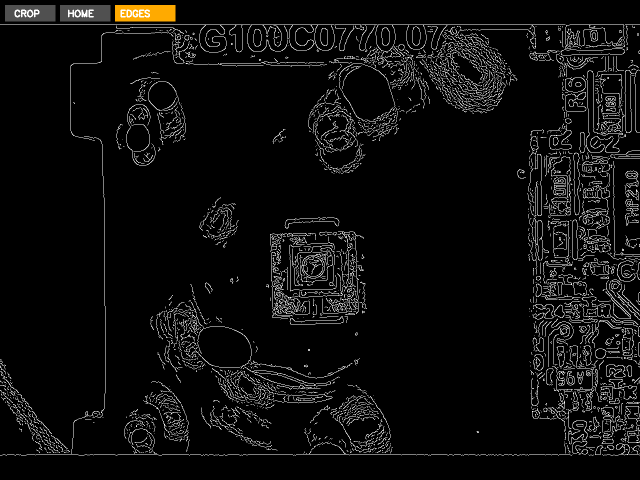
#> input picture Camera/CALIBRATION CAMERA/ids_specific_camera_shots/frame_20260311_141440.png, 1280 x 960 px, given in place of video, which was not available (shown at 1/2 size)
$ jupyter execute --allow-errors python_camera_api.ipynb   (text cells are left out)
#> lines starting #> are read from the running program, lines starting #| are printed output that depends on the picture; after the words box and inside, x2 and y2 are one past the last pixel; in counts of white or black regions, pixels touching at a corner belong together; pictures that were not available may be replaced by others from this repository, and a replacement may not be noted
[cell 1]
# Purpose: Single IDS specific camera calibration GUI cell (includes GENICAM setup and optional edge mode).
import os
import glob
import json
from collections import deque
from datetime import datetime

import cv2
import numpy as np
from ids_peak import ids_peak
from ids_peak_ipl import ids_peak_ipl

# Purpose: Configure GENICAM_GENTL64_PATH so IDS Peak finds CTI files.
PEAK_CTI_HINT = None  # Example: r"C:\\Program Files\\IDS\\ids_peak\\generic_sdk\\api\\bin\\x86_64"
def _ensure_gentl_path():
    existing = os.environ.get("GENICAM_GENTL64_PATH", "")
    if existing:
        existing_paths = [p for p in existing.split(";") if p]
        if any(os.path.isdir(p) and glob.glob(os.path.join(p, "*.cti")) for p in existing_paths):
            return

    found = []
    if PEAK_CTI_HINT and os.path.isdir(PEAK_CTI_HINT) and glob.glob(os.path.join(PEAK_CTI_HINT, "*.cti")):
        found.append(PEAK_CTI_HINT)

    candidates = [r"C:\\Program Files\\IDS\\ids_peak", r"C:\\Program Files\\IDS"]
    for root in candidates:
        if not os.path.isdir(root):
            continue
        for d in glob.glob(os.path.join(root, "**"), recursive=True):
            if os.path.isdir(d) and glob.glob(os.path.join(d, "*.cti")):
                found.append(d)

    if not found:
        raise RuntimeError("GENICAM_GENTL64_PATH not found. Set it to a valid IDS CTI directory.")

    uniq = []
    seen = set()
    for d in found:
        if d not in seen:
            seen.add(d)
            uniq.append(d)
    os.environ["GENICAM_GENTL64_PATH"] = ";".join(uniq)

#> (the rest of this cell did not finish here and is left out)

[cell 2]
import cv2
import numpy as np
import json
import os
from collections import deque
from datetime import datetime

# Set your IP camera stream URL here (path may be /video, /stream, or / depending on camera)
IP_CAMERA_URL = "http://10.0.0.61:8080/video"

# All saved data goes here: calibration JSON + screenshots
SAVE_DIR = r"C:\Users\thaim\Downloads\ip-camera-radius"
IMAGES_DIR = os.path.join(SAVE_DIR, "images")
os.makedirs(SAVE_DIR, exist_ok=True)
os.makedirs(IMAGES_DIR, exist_ok=True)
CALIBRATION_PATH = os.path.join(SAVE_DIR, "calibration_mark.json")
# --- Shared state and callbacks (so this cell works even if you don't run the IDS camera cell above) ---
if 'mouse_callback' not in dir():
    circle_state = {
        "center": None, "radius": 30, "dragging": False, "pixel_per_meter": None,
        "show_measurements": False, "ref_center": None, "ref_radius": 100, "ref_dragging": False
    }
    camera_controls = {"brightness": 100, "exposure": 5000, "analog_gain": 0, "digital_gain": 10}
    status_messages = deque(maxlen=5)
    def add_status_message(msg):
        status_messages.append(msg)
        print(msg)
    def nothing(*args, **kwargs):
        pass
    # [65 lines left out: functions mouse_callback, save_calibration, load_calibration, calculate_pixel_per_meter, save_calibration, not called in this run]
def load_calibration(filename=None):
    filename = filename or CALIBRATION_PATH
    if os.path.exists(filename):
        with open(filename, 'r') as f:
#> (reads Camera/CALIBRATION CAMERA/calibration_mark.json from the repository)
#> in run_live_ip_camera, frame is the input picture: shape (960, 1280, 3); mean B, G, R 13.1, 13.6, 13.8
            data = json.load(f)
        circle_state["center"] = tuple(data["center"]) if data.get("center") else None
        circle_state["radius"] = data.get("radius", 30)
        circle_state["pixel_per_meter"] = data.get("pixel_per_meter")
        circle_state["ref_center"] = tuple(data["ref_center"]) if data.get("ref_center") else None
        circle_state["ref_radius"] = data.get("ref_radius", 100)
        add_status_message(f"Calibration loaded from {filename}")

def resize_keep_aspect_ratio(frame, target_size=(1280, 960)):
    """Resize frame to fit inside target_size while preserving aspect ratio (no stretching). Letterboxes with black bars."""
#> called with target_size = (1280, 960)
    h, w = frame.shape[:2]
#> h = 960; w = 1280
    tw, th = target_size
    scale = min(tw / w, th / h)
#> scale = 1
    new_w, new_h = int(round(w * scale)), int(round(h * scale))
#> new_w = 1280; new_h = 960
    resized = cv2.resize(frame, (new_w, new_h), interpolation=cv2.INTER_LINEAR)
    canvas = np.zeros((th, tw, 3), dtype=np.uint8)
    canvas[:] = 0
    x_off = (tw - new_w) // 2
#> x_off = 0
    y_off = (th - new_h) // 2
#> y_off = 0
    canvas[y_off : y_off + new_h, x_off : x_off + new_w] = resized
    return canvas


def run_live_ip_camera(stream_url: str):
    """Run the same calibration GUI using an IP/USB camera via OpenCV VideoCapture.

    Example URLs:
      - RTSP:  "rtsp://user:pass@IP:554/stream"
      - HTTP/MJPEG: "http://IP:8080/video" (depends on camera)
    """
    cap = cv2.VideoCapture(stream_url)
    if not cap.isOpened():
        add_status_message(f"Failed to open camera stream: {stream_url}")
        return

    window_name = "IP Camera - Calibration & Control"
    cv2.namedWindow(window_name)
    cv2.setMouseCallback(window_name, mouse_callback)

    camera_window = "Camera Controls (IP)"
    calib_window = "Calibration Settings (IP)"
    cv2.namedWindow(camera_window)
    cv2.namedWindow(calib_window)

    cv2.resizeWindow(camera_window, 500, 250)
    cv2.resizeWindow(calib_window, 500, 350)

    cv2.moveWindow(window_name, 0, 0)
    cv2.moveWindow(camera_window, 1300, 0)
    cv2.moveWindow(calib_window, 1300, 250)

    # Camera Controls Window (software-applied)
    cv2.createTrackbar("Brightness", camera_window, camera_controls.get("brightness", 100), 2000, nothing)
    cv2.createTrackbar("Exposure", camera_window, camera_controls.get("exposure", 5000), 50000, nothing)
    cv2.createTrackbar("Analog Gain", camera_window, camera_controls.get("analog_gain", 0), 24, nothing)
    cv2.createTrackbar("Digital Gain x10", camera_window, camera_controls.get("digital_gain", 10), 80, nothing)

    # Calibration Settings Window
    cv2.createTrackbar("Radius", calib_window, circle_state.get("radius", 30), 200, nothing)
    cv2.createTrackbar("Ref Radius", calib_window, circle_state.get("ref_radius", 100), 500, nothing)
    cv2.createTrackbar("Measure", calib_window, 0, 1, nothing)
    cv2.createTrackbar("Notes", calib_window, 1, 1, nothing)
    cv2.createTrackbar("Sensor W mm", calib_window, 0, 50, nothing)
    cv2.createTrackbar("Focal mm", calib_window, 0, 200, nothing)
    cv2.createTrackbar("Dist cm", calib_window, 100, 500, nothing)
    cv2.createTrackbar("Width px", calib_window, 1280, 5000, nothing)

    add_status_message("IP camera stream opened.")
    add_status_message("GUI: Camera Controls & Calibration Settings (IP)")
    add_status_message("Left-click: mark/drag circle | Right-click: clear")
    add_status_message("Keyboard: S-save | L-load | Q-quit")

    load_calibration()
    cv2.setTrackbarPos("Radius", calib_window, circle_state["radius"])
    cv2.setTrackbarPos("Ref Radius", calib_window, circle_state["ref_radius"])

    try:
        while True:
            ret, frame = cap.read()
            if not ret:
                add_status_message("No frame from IP camera (stream ended?)")
                break

            # Resize preserving aspect ratio (no stretching); letterbox to 1280x960
            img_array = resize_keep_aspect_ratio(frame, (1280, 960))
            img_height, img_width = img_array.shape[:2]
#> img_height = 960; img_width = 1280

            # Read trackbar values
            brightness = cv2.getTrackbarPos("Brightness", camera_window)
            exposure = cv2.getTrackbarPos("Exposure", camera_window)
            analog_gain = cv2.getTrackbarPos("Analog Gain", camera_window)
            digital_gain_x10 = cv2.getTrackbarPos("Digital Gain x10", camera_window)
            circle_state["radius"] = cv2.getTrackbarPos("Radius", calib_window)
            circle_state["ref_radius"] = cv2.getTrackbarPos("Ref Radius", calib_window)
            show_measure = cv2.getTrackbarPos("Measure", calib_window)
            show_notes = cv2.getTrackbarPos("Notes", calib_window)

            sensor_w = cv2.getTrackbarPos("Sensor W mm", calib_window)
            focal_len = cv2.getTrackbarPos("Focal mm", calib_window)
            distance_cm = cv2.getTrackbarPos("Dist cm", calib_window)
            cam_width_px = cv2.getTrackbarPos("Width px", calib_window)

            if sensor_w > 0 and focal_len > 0 and distance_cm > 0 and cam_width_px > 0:
                distance_m = distance_cm / 100.0
                circle_state["pixel_per_meter"] = calculate_pixel_per_meter(
                    sensor_w, cam_width_px, focal_len, distance_m
                )
            else:
                circle_state["pixel_per_meter"] = None

            # Apply software brightness / gain (simple model)
            alpha = max(0.1, digital_gain_x10 / 10.0)  # contrast (gain)
            beta = brightness - 100                     # brightness offset
            img_array = cv2.convertScaleAbs(img_array, alpha=alpha, beta=beta)

            # --- Drawing overlays: reference circle, main circle, measurements, notes ---
            # (Same as in run_live_camera, but operating on img_array only)
            if circle_state["ref_center"] is not None:
                ref_color = (255, 255, 0) if circle_state["ref_dragging"] else (255, 165, 0)
                cv2.circle(img_array, circle_state["ref_center"], circle_state["ref_radius"], ref_color, 2)
#> img_array: shape (960, 1280, 3); 0.04% of pixels changed, all inside (x1, y1, x2, y2) = (688, 579, 743, 634)
                cv2.circle(img_array, circle_state["ref_center"], 5, (255, 0, 0), -1)
#> img_array: shape (960, 1280, 3); mean B, G, R 13.2, 13.7, 13.8
                cv2.line(img_array, (circle_state["ref_center"][0] - circle_state["ref_radius"] - 10, circle_state["ref_center"][1]),
                         (circle_state["ref_center"][0] + circle_state["ref_radius"] + 10, circle_state["ref_center"][1]), ref_color, 1)
#> img_array: shape (960, 1280, 3); mean B, G, R 13.2, 13.7, 13.8
                cv2.line(img_array, (circle_state["ref_center"][0], circle_state["ref_center"][1] - circle_state["ref_radius"] - 10),
                         (circle_state["ref_center"][0], circle_state["ref_center"][1] + circle_state["ref_radius"] + 10), ref_color, 1)
#> img_array: shape (960, 1280, 3); mean B, G, R 13.2, 13.7, 13.8

            if circle_state["center"] is not None:
                color = (0, 255, 255) if circle_state["dragging"] else (0, 255, 0)
                cv2.circle(img_array, circle_state["center"], circle_state["radius"], color, 2)
                cv2.circle(img_array, circle_state["center"], 3, (0, 0, 255), -1)
#> img_array: shape (960, 1280, 3); mean B, G, R 13.2, 13.8, 13.8
                cv2.line(img_array, (circle_state["center"][0] - circle_state["radius"] - 10, circle_state["center"][1]),
                         (circle_state["center"][0] + circle_state["radius"] + 10, circle_state["center"][1]), (0, 255, 0), 1)
#> img_array: shape (960, 1280, 3); mean B, G, R 13.2, 13.8, 13.8
                cv2.line(img_array, (circle_state["center"][0], circle_state["center"][1] - circle_state["radius"] - 10),
                         (circle_state["center"][0], circle_state["center"][1] + circle_state["radius"] + 10), (0, 255, 0), 1)
#> img_array: shape (960, 1280, 3); mean B, G, R 13.2, 13.8, 13.8

                if circle_state["ref_center"] is not None:
                    dx = circle_state["center"][0] - circle_state["ref_center"][0]
                    dy = circle_state["center"][1] - circle_state["ref_center"][1]
                    distance = np.sqrt(dx**2 + dy**2)
                    cv2.line(img_array, circle_state["center"], circle_state["ref_center"], (255, 255, 255), 1)
#> img_array: shape (960, 1280, 3); mean B, G, R 13.2, 13.8, 13.8
                    offset_text = f"Center Offset: {distance:.1f}px (X:{dx:.1f}, Y:{dy:.1f})"
                    cv2.rectangle(img_array, (10, 80), (450, 110), (0, 0, 0), -1)
                    cv2.putText(img_array, offset_text, (15, 100), cv2.FONT_HERSHEY_SIMPLEX, 0.5, (255, 255, 0), 2)

                if show_measure == 1:
                    radius_px = circle_state["radius"]
                    diameter_px = radius_px * 2
                    if circle_state["pixel_per_meter"] is not None:
                        radius_m = radius_px / circle_state["pixel_per_meter"]
                        diameter_m = diameter_px / circle_state["pixel_per_meter"]
                        text1 = f"Radius: {radius_px}px ({radius_m*1000:.2f}mm)"
                        text2 = f"Diameter: {diameter_px}px ({diameter_m*1000:.2f}mm)"
                    else:
                        text1 = f"Radius: {radius_px}px"
                        text2 = f"Diameter: {diameter_px}px"
                    cv2.rectangle(img_array, (10, 10), (450, 70), (0, 0, 0), -1)
                    cv2.putText(img_array, text1, (15, 30), cv2.FONT_HERSHEY_SIMPLEX, 0.6, (0, 255, 0), 2)
                    cv2.putText(img_array, text2, (15, 55), cv2.FONT_HERSHEY_SIMPLEX, 0.6, (0, 255, 0), 2)

            if show_notes == 1:
                instructions = [
                    "=== CONTROLS ===",
                    "Cam: Brightness, Exposure, Gains (software)",
                    "Calib: Circle, Measure, Specs",
                    "Mouse: L-click mark/drag | R-click clear",
                    "Keys: S=save | L=load | Q=quit",
                    "=== STATUS ==="
                ]
                line_spacing = 16
                instr_height = len(instructions) * line_spacing + len(status_messages) * line_spacing + 15
                cv2.rectangle(img_array, (img_width - 420, 10), (img_width - 10, instr_height), (0, 0, 0), -1)
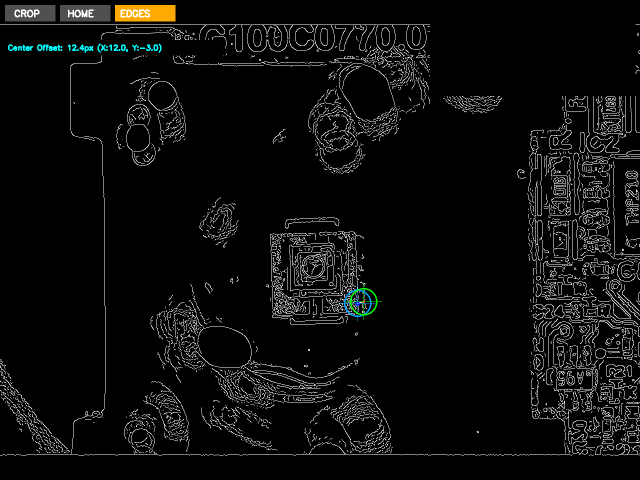
#> img_array: shape (960, 1280, 3) (shown at 1/2 size); mean B, G, R 12, 12.6, 12.3
                y_offset = 24
                for instr in instructions:
                    cv2.putText(img_array, instr, (img_width - 410, y_offset),
                               cv2.FONT_HERSHEY_SIMPLEX, 0.4, (255, 255, 255), 1)
                    y_offset += line_spacing
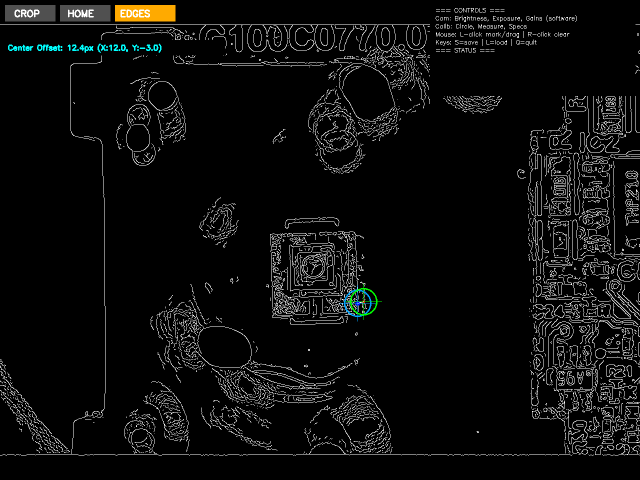
#> img_array: shape (960, 1280, 3) (shown at 1/2 size); 0.2% of pixels changed, all inside (x1, y1, x2, y2) = (871, 16, 1154, 105)
#> after the loop, y_offset = 120
                for msg in status_messages:
                    cv2.putText(img_array, msg[:48], (img_width - 410, y_offset),
                               cv2.FONT_HERSHEY_SIMPLEX, 0.35, (0, 255, 255), 1)
                    y_offset += line_spacing
#> this loop made 5 passes
#> y_offset on passes 1 to 5: 136, 152, 168, 184, 200
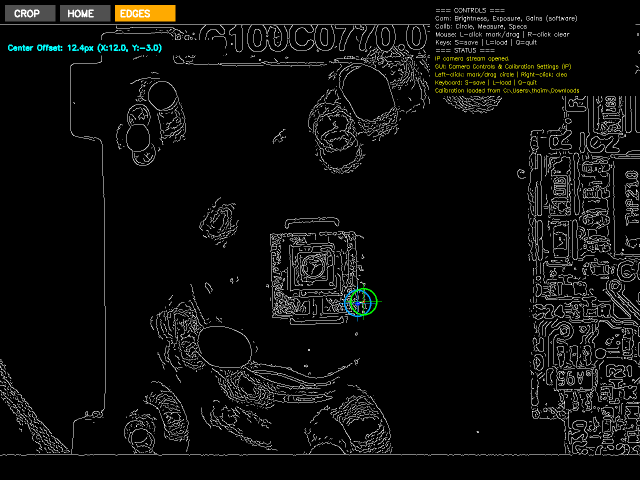
#> img_array: shape (960, 1280, 3) (shown at 1/2 size); 0.21% of pixels changed, all inside (x1, y1, x2, y2) = (871, 113, 1158, 187)
#> after the loop, y_offset = 200

            settings_y = img_height - 120
#> settings_y = 840
            cv2.rectangle(img_array, (10, settings_y - 5), (400, img_height - 10), (0, 0, 0), -1)
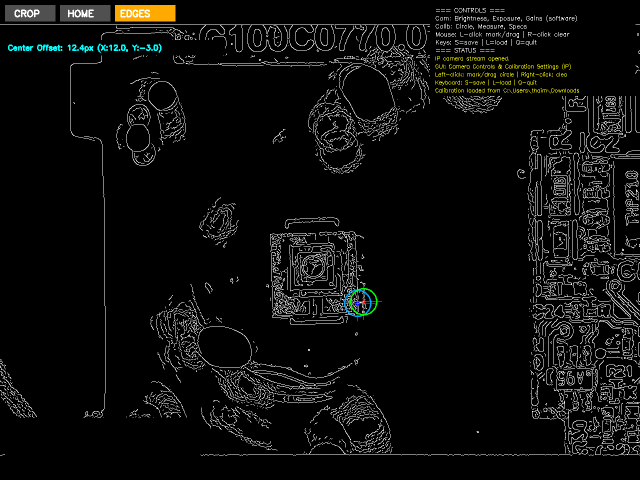
#> img_array: shape (960, 1280, 3) (shown at 1/2 size); 0.18% of pixels changed, all inside (x1, y1, x2, y2) = (10, 835, 401, 911)
            cv2.putText(img_array, f"Brightness: {brightness}", (15, settings_y + 20), cv2.FONT_HERSHEY_SIMPLEX, 0.5, (255, 255, 255), 1)
#> img_array: shape (960, 1280, 3); 0.02% of pixels changed, all inside (x1, y1, x2, y2) = (17, 849, 139, 865)
            cv2.putText(img_array, f"Exposure (SW): {exposure}", (15, settings_y + 40), cv2.FONT_HERSHEY_SIMPLEX, 0.5, (255, 255, 255), 1)
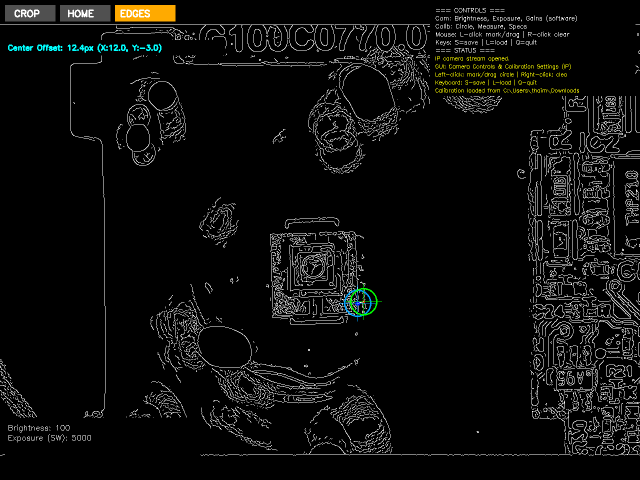
#> img_array: shape (960, 1280, 3) (shown at 1/2 size); mean B, G, R 12.2, 13.3, 13
            cv2.putText(img_array, f"Analog Gain (SW): {analog_gain}", (15, settings_y + 60), cv2.FONT_HERSHEY_SIMPLEX, 0.5, (255, 255, 255), 1)
#> img_array: shape (960, 1280, 3); 0.03% of pixels changed, all inside (x1, y1, x2, y2) = (16, 888, 174, 905)
            cv2.putText(img_array, f"Digital Gain: {alpha:.1f}", (15, settings_y + 80), cv2.FONT_HERSHEY_SIMPLEX, 0.5, (255, 255, 255), 1)
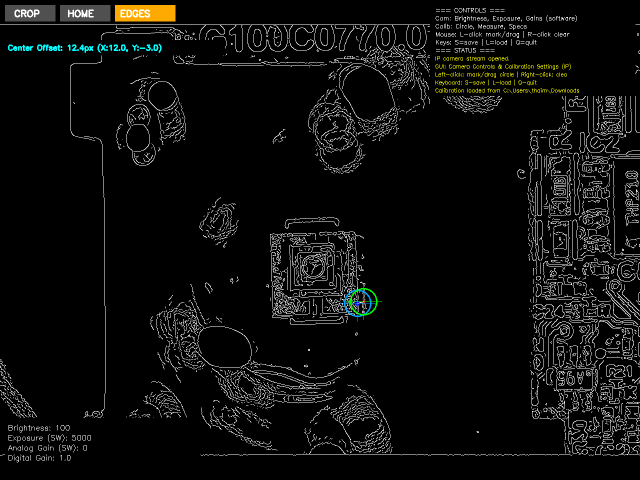
#> img_array: shape (960, 1280, 3) (shown at 1/2 size); mean B, G, R 12.4, 13.4, 13.1
            cv2.putText(img_array, f"Circle Radius: {circle_state['radius']}px", (15, settings_y + 100), cv2.FONT_HERSHEY_SIMPLEX, 0.5, (255, 255, 255), 1)
#> img_array: shape (960, 1280, 3); 0.03% of pixels changed, all inside (x1, y1, x2, y2) = (17, 929, 168, 945)

            cv2.imshow(window_name, img_array)

            key = cv2.waitKey(1) & 0xFF
#> (key q is pressed here)
            if key == ord('q'):
                break
            elif key == ord('s'):
                save_calibration()
                img_path = os.path.join(IMAGES_DIR, f"frame_{datetime.now().strftime('%Y%m%d_%H%M%S')}.png")
                cv2.imwrite(img_path, img_array)
                add_status_message(f"Screenshot saved to {img_path}")
            elif key == ord('l'):
                load_calibration()
                cv2.setTrackbarPos("Radius", calib_window, circle_state["radius"])
                cv2.setTrackbarPos("Ref Radius", calib_window, circle_state["ref_radius"])

    finally:
        cap.release()
        cv2.destroyAllWindows()
        add_status_message("IP camera stream closed.")


run_live_ip_camera(IP_CAMERA_URL)
